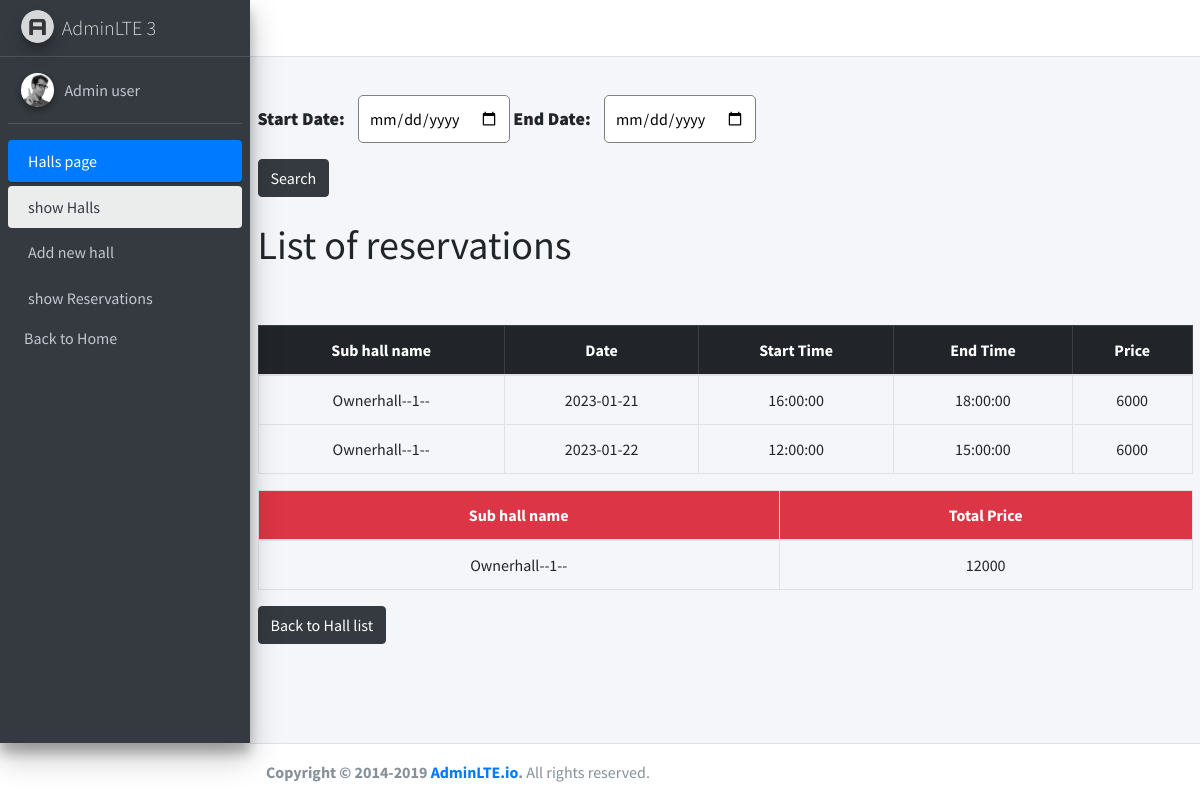
Before: /admin/resdetails.php?hallId=75&start_date=null&end_date=null (signed in) with the older database file.
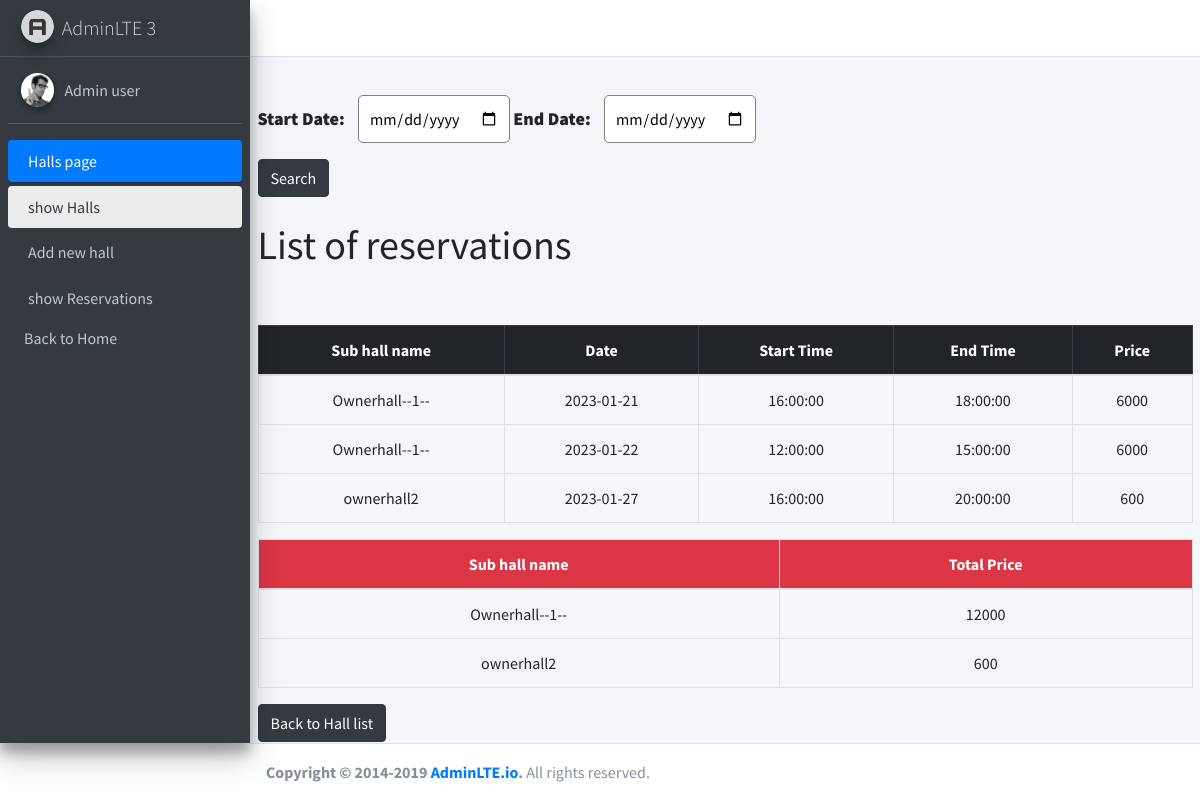
After: the same page with the newer database file.
### tables this page shows
CREATE TABLE `reservations` (
  `id` int(11) NOT NULL,
  `event_type` varchar(255) NOT NULL,
  `number_guests` int(11) NOT NULL,
  `date` date NOT NULL,
  `start_time` time NOT NULL,
  `end_time` time NOT NULL,
  `notes` varchar(1000) NOT NULL,
  `hall_id` int(11) NOT NULL,
  `user_id` int(11) NOT NULL,
  `status` enum('pending','approved','canceled') NOT NULL DEFAULT 'pending'
);

CREATE TABLE `subhalls` (
  `id` int(11) NOT NULL,
  `name` varchar(200) NOT NULL,
  `type` int(11) NOT NULL,
  `number_of_guests` int(11) NOT NULL,
  `price` float NOT NULL,
  `hall_describtion` varchar(500) NOT NULL,
  `services` varchar(500) NOT NULL,
  `image_view` varchar(300) NOT NULL,
  `hall_id` int(11) NOT NULL,
  `num_of_reservation` int(11) NOT NULL DEFAULT '0'
);

### admin/handlers/get-test.php (called while the page is built)
<?php
$hall_id=$_GET['hallId'];
$test= $hall_id;
$sql1="SELECT h.id FROM subhalls h where h.hall_id ='$test'";
$sqlResult1=mysqli_query($conn,$sql1);
$hallData=mysqli_fetch_all($sqlResult1);
?>

### admin/resdetails.php (the view, shortened to what the changed rows need)
<?php session_start();
require("handlers/db.php");
require("handlers/get-test.php");
require("inc/header.php");
?>
<main role="main" class="flex-shrink-0 ">
        <div class="container">
        <br>
            <h1>List of reservations</h1>
            <br>
        <br>
            <table class="table table-bordered text-center justify-content-start">
                <thead  class="table-dark">
                    <tr>
    <th>Sub hall name</th>
    <th>Date</th>
    <th>Start Time</th>
    <th>End Time</th>
    <th>Price</th>
         </tr>
                </thead>
                <tbody>
<?php
      $start_date=$_GET['start_date'];
      $end_date=$_GET['end_date'];
      if($start_date!='null' and $end_date!='null'  ){
      if((isset($start_date)) and (isset($end_date)) ){
        $newDateS = date("Y-m-d", strtotime($start_date));
        $newDateE = date("Y-m-d", strtotime($end_date));
       foreach($hallData as $inner_array) {
           foreach($inner_array as $element) {
             $sql="SELECT *,subhalls.price,subhalls.name FROM reservations
             JOIN subhalls ON reservations.hall_id = subhalls.id
             WHERE reservations.hall_id = $element and reservations.status='approved'  and reservations.date BETWEEN '$newDateS'  AND '$newDateE'
             ";
             $query=mysqli_query($conn,$sql);
             $halls1=mysqli_fetch_all($query,MYSQLI_ASSOC);
       ?>
         <?php    foreach($halls1 as $event ) {?>
               <tr>
               <td><?php echo $event['name']; ?></td>
               <td><?php echo $event['date']; ?></td>
               <td><?php echo $event['start_time']; ?></td>
               <td><?php echo $event['end_time']; ?></td>
               <td><?php echo $event['price']; ?></td>
               </tr>
           <?php }
           }
         }
        }?>
      <table class="table table-bordered text-center justify-content-start">
                <thead  class="bg-danger text-dark">
                    <tr>
    <th>Sub hall name</th>
    <th>Total Price</th>
                    </tr>
                </thead>
                <tbody>
<?php
foreach($hallData as $inner_array) {
    foreach($inner_array as $element) {
  $sql2=" SELECT subhalls.name as hall_name, SUM(subhalls.price) as total_price FROM reservations
  JOIN subhalls ON reservations.hall_id = subhalls.id
  WHERE reservations.hall_id = $element and reservations.status='approved'  and reservations.date BETWEEN '$newDateS'  AND '$newDateE'
  GROUP BY reservations.hall_id, subhalls.name
 ";
      $query2=mysqli_query($conn,$sql2);
     $halls2=mysqli_fetch_all($query2,MYSQLI_ASSOC);
     $query2=mysqli_query($conn,$sql2);
?>
  <?php    foreach($halls2 as $event ) {?>
        <tr>
        <td><?php echo $event['hall_name']; ?></td>
        <td><?php echo $event['total_price']; ?></td>
        </tr>
    <?php }
    }
  }
?>
                </tbody>
            </table>
   <?php   }else{
        foreach($hallData as $inner_array) {
          foreach($inner_array as $element) {
            $sql="SELECT *,subhalls.price,subhalls.name FROM reservations
            JOIN subhalls ON reservations.hall_id = subhalls.id
            WHERE reservations.hall_id = $element and reservations.status='approved'
            ";
            $query=mysqli_query($conn,$sql);
            $halls1=mysqli_fetch_all($query,MYSQLI_ASSOC);
      ?>
        <?php    foreach($halls1 as $event ) {?>
              <tr>
              <td><?php echo $event['name']; ?></td>
              <td><?php echo $event['date']; ?></td>
              <td><?php echo $event['start_time']; ?></td>
              <td><?php echo $event['end_time']; ?></td>
              <td><?php echo $event['price']; ?></td>
              </tr>
          <?php }
          }
        }?>
<table class="table table-bordered text-center justify-content-start">
                <thead  class="bg-danger text-dark">
                    <tr>
    <th>Sub hall name</th>
    <th>Total Price</th>
                    </tr>
                </thead>
                <tbody>
<?php
foreach($hallData as $inner_array) {
    foreach($inner_array as $element) {
  $sql2=" SELECT subhalls.name as hall_name, SUM(subhalls.price) as total_price FROM reservations
  JOIN subhalls ON reservations.hall_id = subhalls.id
  WHERE reservations.hall_id = $element and reservations.status='approved'
  GROUP BY reservations.hall_id, subhalls.name
 ";
      $query2=mysqli_query($conn,$sql2);
     $halls2=mysqli_fetch_all($query2,MYSQLI_ASSOC);
?>
  <?php    foreach($halls2 as $event ) {?>
        <tr>
        <td><?php echo $event['hall_name']; ?></td>
        <td><?php echo $event['total_price']; ?></td>
        </tr>
    <?php }
    }
  }
?>
                </tbody>
            </table>
 <?php
}
      ?>
                </tbody>
            </table>
        </div>
    </main>
  <?php
require("inc/footer.php");
?>

Changed rows visible on the page:
now on this page (row edited): subhalls: hall_name "ownerhall2", total_price "600"
added reservations: subhalls.name "ownerhall2", date "2023-01-27", start_time "16:00:00", end_time "20:00:00", subhalls.price "600"
